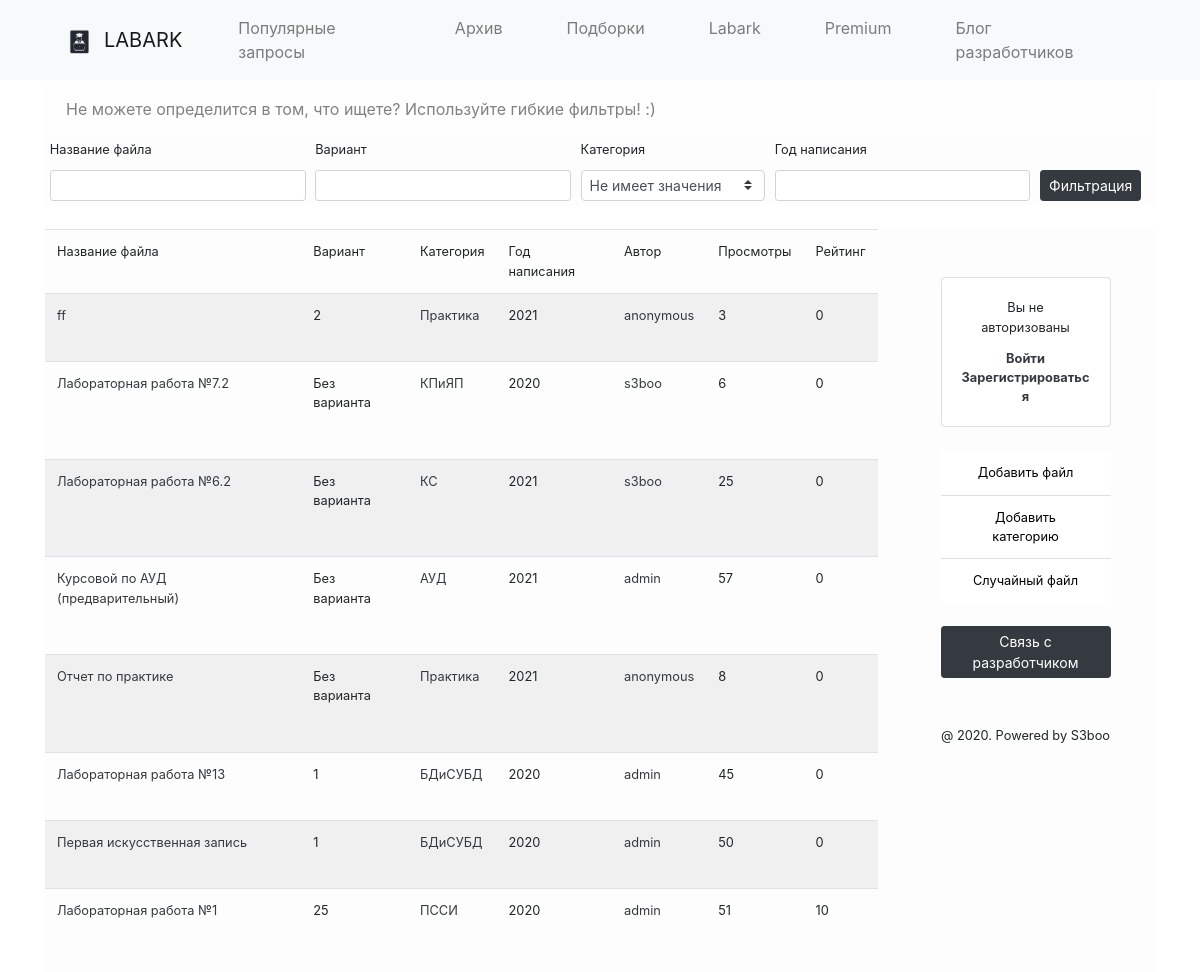
Page /archive on the committed database.
### LabArkApp/models.py (models this page shows, shortened)
class Lab(models.Model):
    name = models.CharField(max_length=50, blank=False)
    course = models.IntegerField()
    variant = models.CharField(default="Без варианта", max_length=20)
    year = models.IntegerField(default=datetime.now().year)
    category = models.ForeignKey(Category, on_delete=models.CASCADE)
    author = models.ForeignKey(User, on_delete=models.CASCADE)
    views = models.IntegerField(default=0)
    upload_time = models.DateTimeField(auto_now_add=True)
    file = models.FileField(upload_to="files")
    rating = models.IntegerField(default=0)
    downloads = models.IntegerField(default=0)
    class Meta:
        ordering = ["-id"]

class Category(models.Model):
    name = models.CharField(max_length=50, blank=False, unique=True)
    downloads = models.IntegerField(default=0)
    def __str__(self):
        return f"{self.name}"

### LabArkApp/views.py (the view)
# urls.py: re_path(r'^archive', LA.archive, name="archive"),
def archive(request):
    if request.method == "GET":
        name = request.GET.get('name', "")
        variant = request.GET.get('variant', "")
        year = request.GET.get('year', '')
        category = request.GET.get('category', '0')
        last_data = {'name': name,
        'variant': variant,
        'year':year,
        'category':category
        }
        print(last_data)
        return render(request, 'archive.html', context={
            'last_labs': Lab.objects.filter(name__icontains=name, variant__icontains=variant, year__icontains=year, category__pk=category) if int(category) > 0
            else Lab.objects.filter(name__icontains=name, variant__icontains=variant, year__icontains=year),
            'form': forms.AddCategoryForm(),
            'message': "Не можете определится в том, что ищете? Используйте гибкие фильтры! :)",
            'category': Category.objects.all(),
            'last_data': last_data
        })

### LabArkApp/forms.py
class AddCategoryForm(forms.ModelForm):
    class Meta:
        model = models.Category
        fields = ('name', )

### templates/archive.html (shortened to what this page needs)
{% extends 'base.html' %}
{% block content %}
{% include "message.html" %}
{% include "filter.html" %}
<div class="row m-0 p-0 content">
  <table class="table table-responsive-lg table-hover table-striped ml-0 mr-5 col-12 col-lg-9 w-100">
      <thead class="thead-dark">
      <tr>
          <td class="small">Название файла</td>
          <td class="small">Вариант</td>
          <td class="small">Категория</td>
          <td class="small">Год написания</td>
          <td class="small">Автор</td>
          <td class="small">Просмотры</td>
          <td class="small">Рейтинг</td>
      </tr>
      </thead>
      <tbody>
      {% for x in last_labs %}
          <tr>
              <td class="small"><a href="{% url "details" x.id %}" class="text-dark">{{ x.name }}</a></td>
              <td class="small">{% if x.variant == '0' %} Без варианта {% else %} {{ x.variant }} {% endif %}</td>
              <td class="small"><a href="{% url "category_labs" x.category.id %}" class="text-dark">{{ x.category }}</a></td>
              <td class="small">{{ x.year }}</td>
              <td class="small"><a href="{% url "profile_view" x.author.id %}" class="text-dark">{{ x.author }}</a></td>
              <td class="small">{{ x.views }}</td>
              <td class="small">{{ x.rating }}</td>
          </tr>
      {% endfor %}
      </tbody>
  </table>
  {% include "aside_nav.html" %}
</div>
{% endblock %}

### static/css/style.css (style rules this page uses)
.content { background: #FDFDFD; height: calc(100vh - 57px); }

### rows in the picture
Lab: name "ff", variant "2", category "Практика", year "2021", author "anonymous", views "3", rating "0"
Lab: name "Лабораторная работа №7.2", variant "Без варианта", category "КПиЯП", year "2020", author "s3boo", views "6", rating "0"
Lab: name "Лабораторная работа №6.2", variant "Без варианта", category "КС", year "2021", author "s3boo", views "25", rating "0"
Lab: name "Курсовой по АУД (предварительный)", variant "Без варианта", category "АУД", year "2021", author "admin", views "57", rating "0"
Lab: name "Отчет по практике", variant "Без варианта", category "Практика", year "2021", author "anonymous", views "8", rating "0"
Lab: name "Лабораторная работа №13", variant "1", category "БДиСУБД", year "2020", author "admin", views "45", rating "0"
Lab: name "Первая искусственная запись", variant "1", category "БДиСУБД", year "2020", author "admin", views "50", rating "0"
Lab: name "Лабораторная работа №1", variant "25", category "ПССИ", year "2020", author "admin", views "51", rating "10"

### other values in the picture
{{ message }} "Не можете определится в том, что ищете? Используйте гибкие фильтры! :)"
